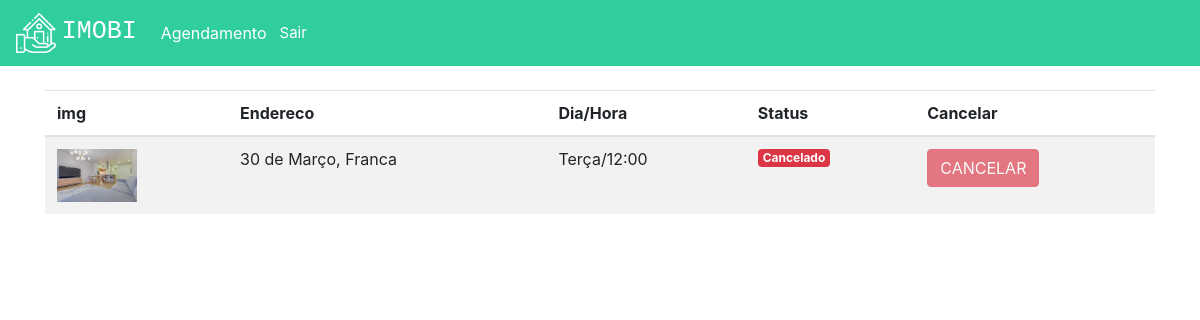
Screenshot of /agendamentos (signed in) with the database file from the repository.
### plataforma/models.py (models this page shows, shortened)
class Visitas(models.Model):
    choices = (('S', 'Segunda'),
               ('T', 'Terça'),
               ('Q', 'Quarta'),
               ('QI', 'Quinta'),
               ('SE', 'Sexta'),
               ('SA', 'Sabado'),
               ('D', 'Domingo'))
    choices_status = (('A', 'Agendado'),
                      ('F', 'Finalizado'),
                      ('C', 'Cancelado'))
    imovel = models.ForeignKey(Imovel, on_delete=models.DO_NOTHING)
    usuario = models.ForeignKey(User, on_delete=models.DO_NOTHING)
    dia = models.CharField(max_length=20)
    horario = models.TimeField()
    status = models.CharField(max_length=1, choices=choices_status, default="A")

class Imovel(models.Model):
    choices = (('V', 'Venda'),
               ('A', 'Aluguel'))
    choices_imovel = (('A', 'Apartamento'),
                      ('C', 'Casa'))
    imagens = models.ManyToManyField(Imagem)
    valor = models.FloatField()
    quartos = models.IntegerField()
    tamanho = models.FloatField()
    cidade = models.ForeignKey(Cidade, on_delete=models.DO_NOTHING)
    rua = models.CharField(max_length=50)
    tipo = models.CharField(max_length=1, choices=choices)
    tipo_imovel = models.CharField(max_length=1, choices=choices_imovel)
    numero = models.IntegerField()
    descricao = models.TextField()
    dias_visita = models.ManyToManyField(DiasVisita)
    horarios = models.ManyToManyField(Horario)

class Imagem(models.Model):
    img = models.ImageField(upload_to='img')
    def __str__(self) -> str:
        return self.img.url

class Cidade(models.Model):
    nome = models.CharField(max_length=30)
    def __str__(self) -> str:
        return self.nome

### plataforma/views.py (the view)
# urls.py: path('agendamentos', views.agendamentos, name="agendamentos"),
def agendamentos(request):
    visitas = Visitas.objects.filter(usuario=request.user)
    return render(request, "agendamentos.html", {'visitas': visitas})

### plataforma/templates/agendamentos.html (shortened to what this page needs)
{% extends 'base.html' %}
{% load static %}
{% block 'head' %}
<link rel="stylesheet" href="{% static 'plataforma/css/home.css' %}">
{% endblock  %}
{% block 'body' %}
    <div class="container">
        <br>
        <table class="table table-striped">
        <thead>
            <tr>
                <th scope="col">img</th>
                <th scope="col">Endereco</th>
                <th scope="col">Dia/Hora</th>
                <th scope="col">Status</th>
                <th scope="col">Cancelar</th>
            </tr>
        </thead>
        <tbody>
            {% for visita in visitas %}
                <tr>
                    <th><img width="80" src="{{visita.imovel.imagens.all.0}}"></th>
                    <td>{{visita.imovel.rua}}, {{visita.imovel.cidade}}</td>
                    <td>{{visita.dia}}/{{visita.horario}}</td>
                    <td>
                        {% if visita.status == "C" %}
                            <span class="badge badge-danger">Cancelado</span>
                        {% endif %}
                    </td>
                    <td>
                        {% if visita.status == "A" %}
                            <a href="{% url 'cancelar_agendamento' visita.id %}" class="btn btn-danger">CANCELAR</a>
                        {% else %}
                            <a href="" class="btn btn-danger disabled">CANCELAR</a>
                        {% endif %}
                    </td>
                </tr>
            {% endfor %}
        </tbody>
    </table>
    </div>
{% endblock  %}

### rows the page displays
Visitas: imovel.imagens.all.0 (picture), imovel.rua "30 de Março", imovel.cidade "Franca", dia "Terça", horario "12:00", status "Cancelado"
